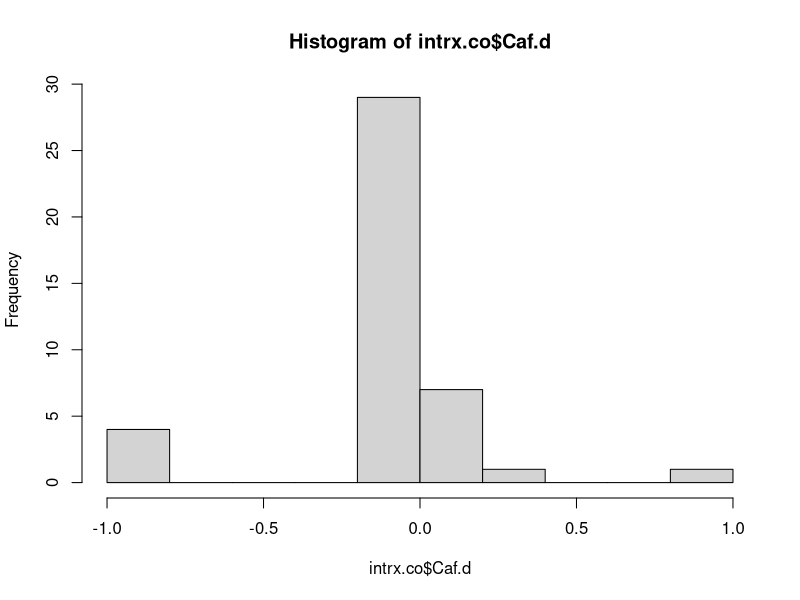
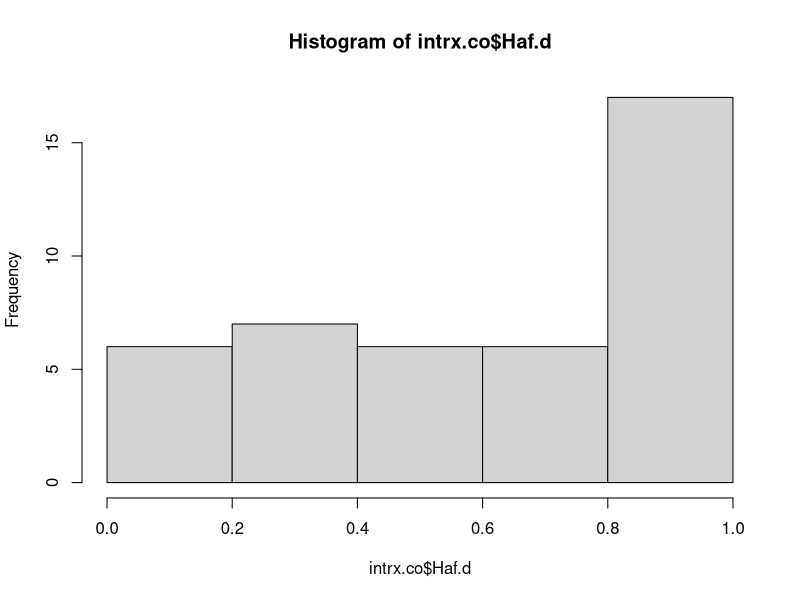
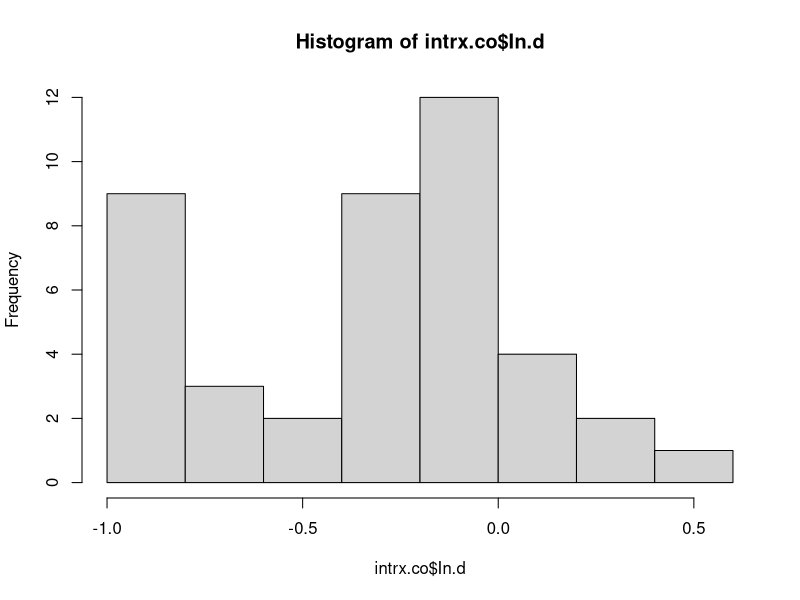
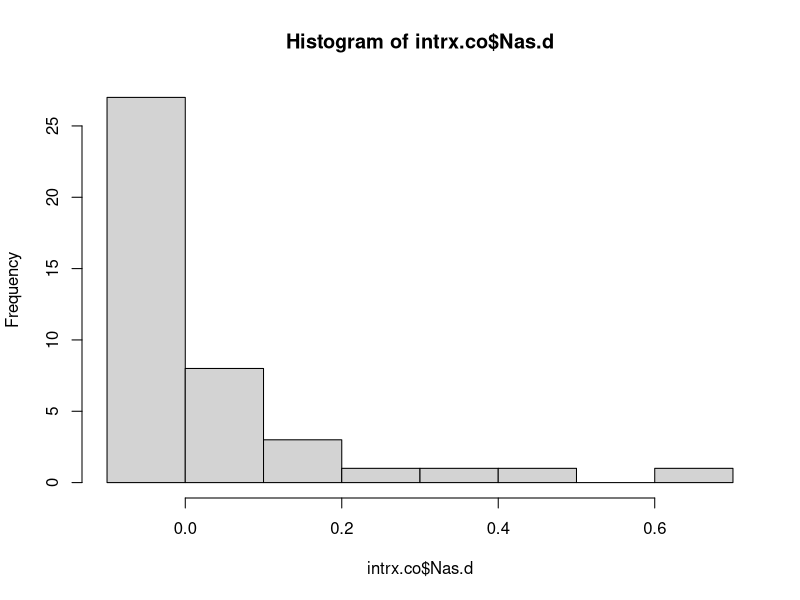
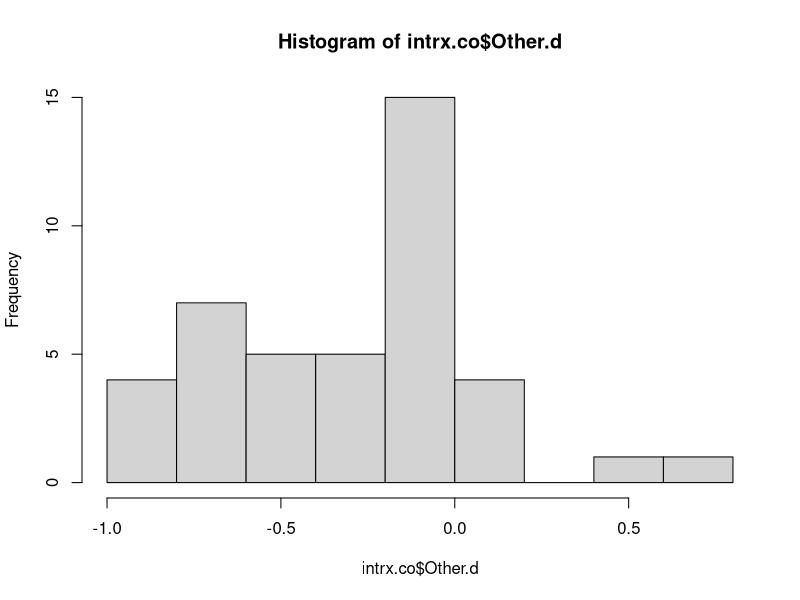
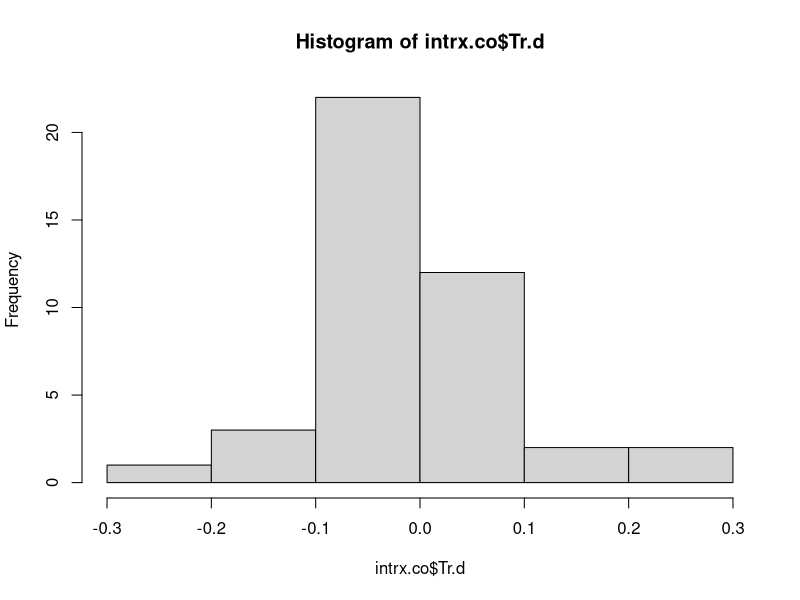
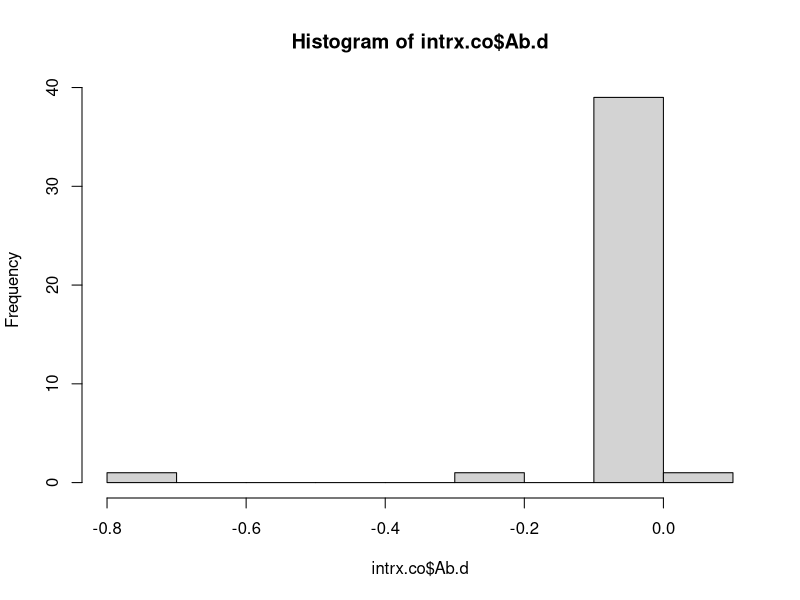
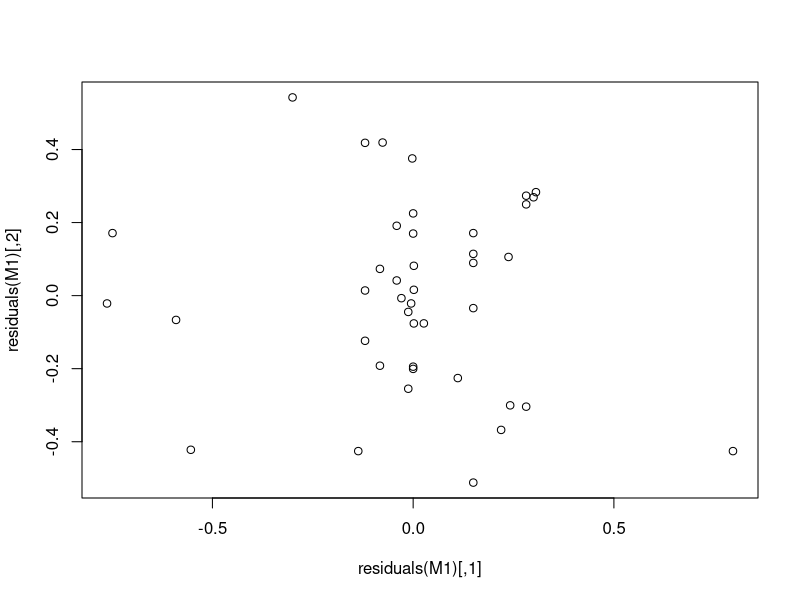

These charts were generated, in order, by the following R code: (Note: this script raises an error after producing the figures.)
#2-Nov-19
#EAP
#Interaction and carry over analysis

#load and process data
intrx.co = read.table(file = "intrx-CO.csv", header = T, sep = ",")
str(intrx.co)

#total interaction seconds
intrx.co$total.intrx = intrx.co$CAF + intrx.co$HAF + intrx.co$NAS + intrx.co$Other + intrx.co$Ab + intrx.co$Tr + intrx.co$In + intrx.co$BO

#total carry over seconds
intrx.co$total.co = intrx.co$CAFCO + intrx.co$HAFCO + intrx.co$NASCO + intrx.co$OtherCO + intrx.co$AbCO + intrx.co$TrCO + intrx.co$InCO + intrx.co$BOCO

#calculate proportions intrx
intrx.co$CAF.p = intrx.co$CAF/intrx.co$total.intrx
intrx.co$HAF.p = intrx.co$HAF/intrx.co$total.intrx
intrx.co$NAS.p = intrx.co$NAS/intrx.co$total.intrx
intrx.co$Other.p = intrx.co$Other/intrx.co$total.intrx
intrx.co$Ab.p = intrx.co$Ab/intrx.co$total.intrx
intrx.co$In.p = intrx.co$In/intrx.co$total.intrx
intrx.co$Tr.p = intrx.co$Tr/intrx.co$total.intrx

#calculate proportions carry over
intrx.co$CAFCO.p = intrx.co$CAFCO/intrx.co$total.co
intrx.co$HAFCO.p = intrx.co$HAFCO/intrx.co$total.co
intrx.co$NASCO.p = intrx.co$NASCO/intrx.co$total.co
intrx.co$OtherCO.p = intrx.co$OtherCO/intrx.co$total.co
intrx.co$AbCO.p = intrx.co$AbCO/intrx.co$total.co
intrx.co$TrCO.p = intrx.co$TrCO/intrx.co$total.co
intrx.co$InCO.p = intrx.co$InCO/intrx.co$total.co

#calculate difference of interaction and carry over
intrx.co$Caf.d = intrx.co$CAF.p - intrx.co$CAFCO.p
intrx.co$Haf.d = intrx.co$HAF.p - intrx.co$HAFCO.p
intrx.co$Nas.d = intrx.co$NAS.p - intrx.co$NASCO.p
intrx.co$Other.d = intrx.co$Other.p - intrx.co$OtherCO.p
intrx.co$Ab.d = intrx.co$Ab.p - intrx.co$AbCO.p
intrx.co$Tr.d = intrx.co$Tr.p - intrx.co$TrCO.p
intrx.co$In.d = intrx.co$In.p - intrx.co$InCO.p

#graphs
hist(intrx.co$Caf.d)
hist(intrx.co$Haf.d)
hist(intrx.co$In.d)
hist(intrx.co$Nas.d)
hist(intrx.co$Other.d)
hist(intrx.co$Tr.d)
hist(intrx.co$Ab.d)



#condense dependent variables
y <- cbind(intrx.co$Caf.d, intrx.co$Haf.d, intrx.co$Nas.d, intrx.co$Other.d, intrx.co$Ab.d, intrx.co$Tr.d, intrx.co$In.d)#combines dependent variables

#run manova
manova(y ~ Condition * LIFE + Chimp, data=intrx.co, na.action=na.omit)
M1 <- manova(y ~ Condition * LIFE + Chimp, data=intrx.co, na.action=na.omit)
summary(M1, tol=0)#tol=0 overrides error code, overall test summary
summary.aov(M1)


#interaction is not significant, so it can be removed
manova(y ~ Condition + LIFE + Chimp, data=intrx.co, na.action=na.omit)
M1 <- manova(y ~ Condition + LIFE + Chimp, data=intrx.co, na.action=na.omit)
summary(M1, tol=0)#tol=0 overrides error code, overall test summary
summary.aov(M1)

#can remove condition since it is not significant
manova(y ~ LIFE + Chimp, data=intrx.co, na.action=na.omit)
M1 <- manova(y ~ LIFE + Chimp, data=intrx.co, na.action=na.omit)
summary(M1, tol=0)#tol=0 overrides error code, overall test summary
summary.aov(M1)

#use graphics to analyze residuals
plot(residuals(M1))
qqnorm(residuals(M1))#this looks bad
qqline(residuals(M1))
hist(residuals(M1))#but this looks really good

#make graphics
x <- group_by(intrx.co, Condition) %>%  # Grouping function causes subsequent functions to aggregate intrx.mc by Condition
  summarize(cond.mean = mean(In.d, na.rm = TRUE), # na.rm = TRUE to remove missing values
            cond.sd=sd(In.d, na.rm = TRUE),  # na.rm = TRUE to remove missing values
            n = sum(!is.na(In.d)), # of observations, excluding NAs. 
            cond.se=cond.sd/sqrt(n))

ggplot(data=x, aes(x=Condition, y=cond.mean)) + #data is what you plot
  geom_bar(stat="identity", position=position_dodge(), color = "black") + 
  geom_errorbar(aes(ymin=cond.mean, ymax=cond.mean+cond.se), width=0.2, 
                position=position_dodge(0.9)) + 
  xlab("Interaction Type") +
  ylab(expression(Time~Difference~(Interaction-Carry~Over))) +
  theme_bw() +
  theme(panel.grid.major=element_blank(),
        panel.grid.minor=element_blank(),
        axis.title.y=element_text(size=8),
        axis.title.x=element_text(size=8),
        axis.text.x=element_text(size=8))

#response 5 = Abnormal is significant, anova to analyze
AOV1 = aov(intrx.co$Ab.d ~ intrx.co$LIFE)
summary(AOV1)
TukeyHSD(AOV1)

#response 7 = Inactive is significant, anova to analyze
AOV1 = aov(intrx.co$Ab.d ~ intrx.co$LIFE)
summary(AOV1)
TukeyHSD(AOV1)

#for both variables, slight differences between "mom" and other life history categories

#try a different way to analyze
t.test(intrx.co$HAF.p, intrx.co$HAFCO.p, paired=T) #p = 5.78e-15
t.test(intrx.co$CAF.p, intrx.co$CAFCO.p, paired=T) #p = .2749
t.test(intrx.co$NAS.p, intrx.co$NASCO.p, paired=T) #p = .01127
t.test(intrx.co$Other.p, intrx.co$OtherCO.p, paired=T) #p = 6.963e-05
t.test(intrx.co$Ab.p, intrx.co$AbCO.p, paired=T) #p = .2066
t.test(intrx.co$Tr.p, intrx.co$TrCO.p, paired=T) #p = .6283
t.test(intrx.co$In.p, intrx.co$InCO.p, paired=T) #p = 1.662e-05
